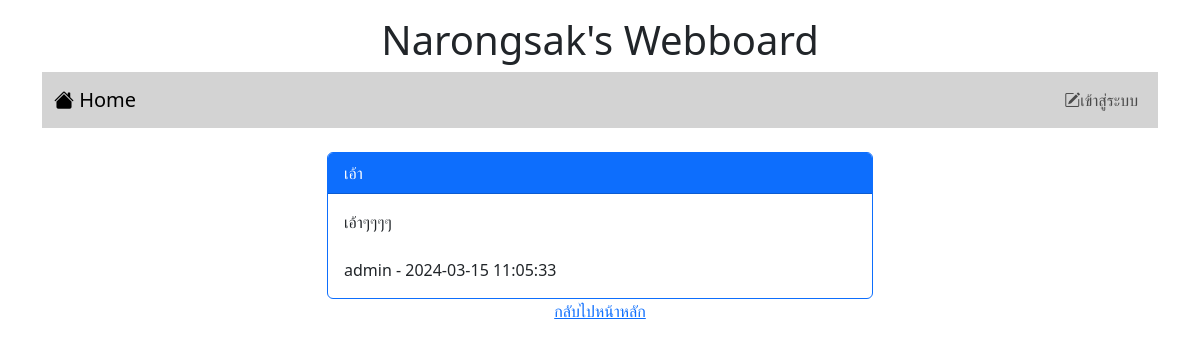
The app's page /post.php?id=5, older data.
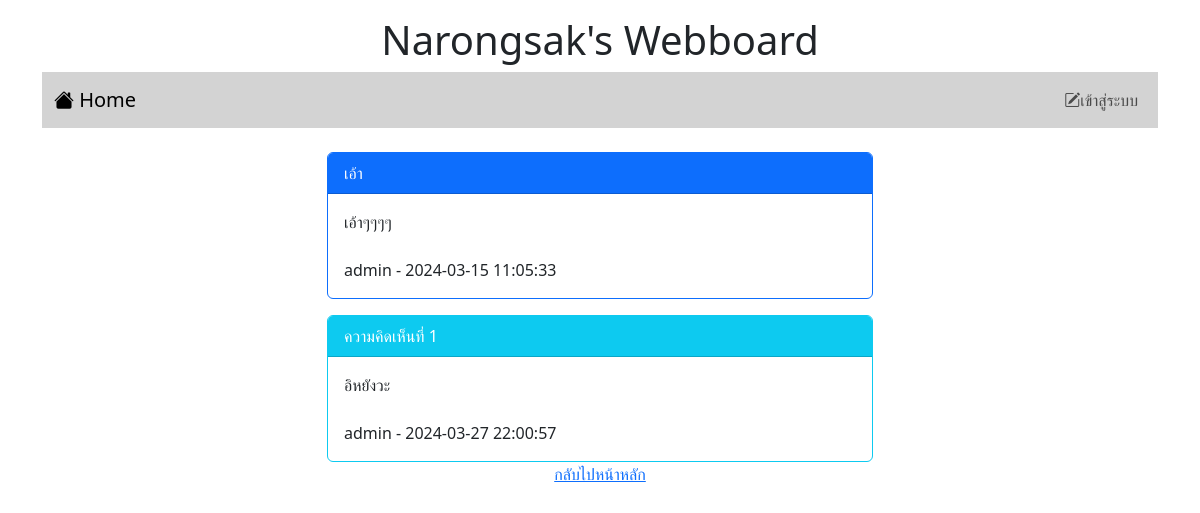
The same page, newer data.
### tables this page shows
CREATE TABLE `post` (
  `id` int(11) NOT NULL,
  `title` varchar(128) NOT NULL,
  `content` varchar(2048) NOT NULL,
  `post_date` datetime NOT NULL,
  `cat_id` int(11) NOT NULL,
  `user_id` int(11) NOT NULL
);

CREATE TABLE `user` (
  `id` int(11) NOT NULL,
  `login` varchar(32) NOT NULL,
  `password` varchar(64) NOT NULL,
  `name` varchar(64) NOT NULL,
  `gender` char(1) NOT NULL,
  `email` varchar(32) NOT NULL,
  `role` char(1) NOT NULL
);

CREATE TABLE `comment` (
  `id` int(11) NOT NULL,
  `content` varchar(20148) NOT NULL,
  `post_date` datetime NOT NULL,
  `user_id` int(11) NOT NULL,
  `post_id` int(11) NOT NULL
);

### post.php (the view, shortened to what this page needs)
<!DOCTYPE html>
<html lang="en">
<head>
    <link href="https://cdn.jsdelivr.net/npm/bootstrap@5.3.2/dist/css/bootstrap.min.css" rel="stylesheet">
    <link rel="stylesheet" href="https://cdn.jsdelivr.net/npm/bootstrap-icons@1.11.3/font/bootstrap-icons.min.css">
</head>
<body>
    <div class="container-lg">
        <h1 style="text-align: center;" class="mt-3">Narongsak's Webboard</h1>
        <?php include "nav.php" ?>
        <div class="row mt-4">
            <div class="col-lg-3 col-md-2 col-sm-1"></div>
            <div class="col-lg-6 col-md-8 col-sm-10">
                <?php
                $conn = new PDO("mysql:host=localhost;dbname=webboard;charset=utf8", "root", "");
                $sql = "SELECT post.title,post.content,post.post_date,user.login
                FROM post INNER JOIN user ON (post.user_id=user.id) WHERE post.id=$_GET[id]";
                $result = $conn->query($sql);
                while ($row = $result->fetch()) {
                    echo "<div class='card border-primary'>";
                    echo "<div class='card-header bg-primary text-white'>$row[0]</div>";
                    echo "<div class='card-body'>$row[content]<br><br>$row[3] - $row[2]</div>";
                    echo "</div>";
                }
                $sql = "SELECT comment.content, comment.post_date, user.login
                FROM comment INNER JOIN user ON (comment.user_id=user.id) WHERE comment.post_id=$_GET[id]";
                $result = $conn->query($sql);
                $i=1;
                while ($row = $result->fetch()) {
                    echo "<div class='card border-info mt-3'>";
                    echo "<div class='card-header bg-info text-white'>ความคิดเห็นที่ $i</div>";
                    echo "<div class='card-body'>$row[content]<br><br>$row[login] - $row[post_date]</div>";
                    echo "</div>";
                    $i=$i+1;
                }
                ?>
            </div>
            <div class="col-lg03 col-md-2 col-sm-1"></div>
        </div>
        <div style="text-align: center;"><a href="index.php">กลับไปหน้าหลัก</a></div>
    </div>
</body>
</html>

Row changes from the older to the newer data that the page shows:
added comment: content "อิหยังวะ", user.login "admin", post_date "2024-03-27 22:00:57"
